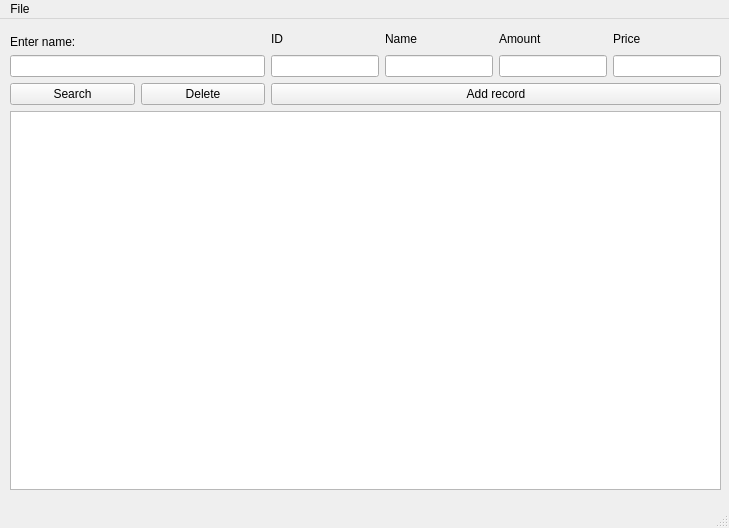
<?xml version="1.0" encoding="UTF-8"?>
<ui version="4.0">
 <class>MainWindow</class>
 <widget class="QMainWindow" name="MainWindow">
  <property name="geometry">
   <rect>
    <x>0</x>
    <y>0</y>
    <width>729</width>
    <height>528</height>
   </rect>
  </property>
  <property name="minimumSize">
   <size>
    <width>729</width>
    <height>528</height>
   </size>
  </property>
  <property name="maximumSize">
   <size>
    <width>729</width>
    <height>528</height>
   </size>
  </property>
  <property name="windowTitle">
   <string>Weed Store DB</string>
  </property>
  <property name="autoFillBackground">
   <bool>false</bool>
  </property>
  <widget class="QWidget" name="centralwidget">
   <widget class="QWidget" name="layoutWidget">
    <property name="geometry">
     <rect>
      <x>10</x>
      <y>10</y>
      <width>711</width>
      <height>461</height>
     </rect>
    </property>
    <layout class="QVBoxLayout" name="verticalLayout_2">
     <item>
      <layout class="QHBoxLayout" name="horizontalLayout_4">
       <item>
        <layout class="QVBoxLayout" name="verticalLayout_3">
         <item>
          <layout class="QVBoxLayout" name="verticalLayout">
           <property name="topMargin">
            <number>6</number>
           </property>
           <item>
            <widget class="QLabel" name="label">
             <property name="text">
              <string>Enter name:</string>
             </property>
            </widget>
           </item>
           <item>
            <widget class="QLineEdit" name="nameSD"/>
           </item>
          </layout>
         </item>
         <item>
          <layout class="QHBoxLayout" name="horizontalLayout">
           <item>
            <widget class="QPushButton" name="searchButton">
             <property name="text">
              <string>Search</string>
             </property>
            </widget>
           </item>
           <item>
            <widget class="QPushButton" name="deleteButton">
             <property name="text">
              <string>Delete</string>
             </property>
            </widget>
           </item>
          </layout>
         </item>
        </layout>
       </item>
       <item>
        <layout class="QVBoxLayout" name="verticalLayout_4">
         <item>
          <layout class="QHBoxLayout" name="horizontalLayout_2">
           <item>
            <widget class="QLabel" name="label_3">
             <property name="text">
              <string>ID</string>
             </property>
            </widget>
           </item>
           <item>
            <widget class="QLabel" name="label_4">
             <property name="text">
              <string>Name</string>
             </property>
            </widget>
           </item>
           <item>
            <widget class="QLabel" name="label_5">
             <property name="text">
              <string>Amount</string>
             </property>
            </widget>
           </item>
           <item>
            <widget class="QLabel" name="label_6">
             <property name="text">
              <string>Price</string>
             </property>
            </widget>
           </item>
          </layout>
         </item>
         <item>
          <layout class="QHBoxLayout" name="horizontalLayout_3">
           <item>
            <widget class="QLineEdit" name="id"/>
           </item>
           <item>
            <widget class="QLineEdit" name="name"/>
           </item>
           <item>
            <widget class="QLineEdit" name="amount"/>
           </item>
           <item>
            <widget class="QLineEdit" name="price"/>
           </item>
          </layout>
         </item>
         <item>
          <widget class="QPushButton" name="addButton">
           <property name="text">
            <string>Add record</string>
           </property>
          </widget>
         </item>
        </layout>
       </item>
      </layout>
     </item>
     <item>
      <widget class="QTableWidget" name="tableWidget"/>
     </item>
    </layout>
   </widget>
  </widget>
  <widget class="QMenuBar" name="menubar">
   <property name="geometry">
    <rect>
     <x>0</x>
     <y>0</y>
     <width>729</width>
     <height>22</height>
    </rect>
   </property>
   <widget class="QMenu" name="menuFile">
    <property name="title">
     <string>File</string>
    </property>
    <addaction name="separator"/>
    <addaction name="actionOpen"/>
    <addaction name="actionSave"/>
    <addaction name="actionSave_as"/>
   </widget>
   <addaction name="menuFile"/>
  </widget>
  <widget class="QStatusBar" name="statusbar"/>
  <action name="actionOpen">
   <property name="enabled">
    <bool>true</bool>
   </property>
   <property name="text">
    <string>Open</string>
   </property>
   <property name="shortcut">
    <string>Ctrl+O</string>
   </property>
  </action>
  <action name="actionSave">
   <property name="text">
    <string>Save</string>
   </property>
   <property name="shortcut">
    <string>Ctrl+S</string>
   </property>
  </action>
  <action name="actionSave_as">
   <property name="text">
    <string>Save As...</string>
   </property>
  </action>
 </widget>
 <resources/>
 <connections/>
</ui>
